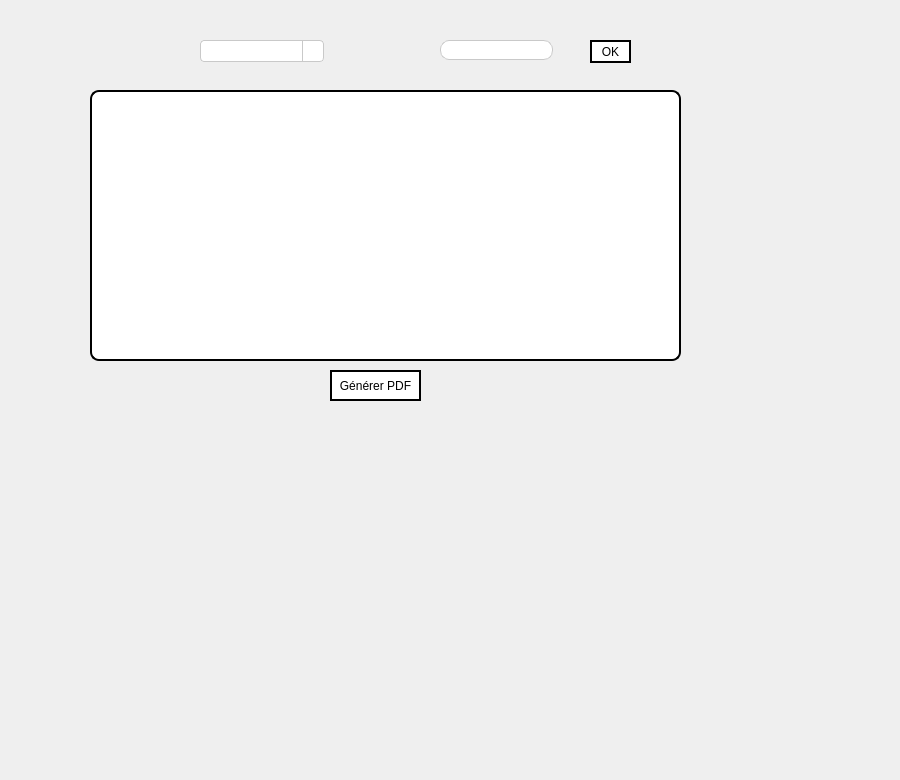
      <widget class="QWidget" name="tab_8">
       <attribute name="title">
        <string>Afficher un médicament</string>
       </attribute>
       <widget class="QLabel" name="label_3">
        <property name="geometry">
         <rect>
          <x>-140</x>
          <y>-120</y>
          <width>321</width>
          <height>211</height>
         </rect>
        </property>
        <property name="text">
         <string/>
        </property>
        <property name="pixmap">
         <pixmap>:/Downloads/filter-icon-funnel-illustration-symbol-web-filtration-vector/1x/Plan de travail 16.png</pixmap>
        </property>
       </widget>
       <widget class="QComboBox" name="comboBox_8">
        <property name="geometry">
         <rect>
          <x>200</x>
          <y>40</y>
          <width>124</width>
          <height>22</height>
         </rect>
        </property>
        <property name="styleSheet">
         <string notr="true">QComboBox {
background-color: #ffffff;
border: 1px solid #c9c9c9;
border-radius: 4px;
padding: 4px;
min-width: 6em;
}

QComboBox::drop-down {
subcontrol-origin: padding;
subcontrol-position: top right;
width: 20px;
border-left-width: 1px;
border-left-color: #c9c9c9;
border-left-style: solid;
border-top-right-radius: 4px;
border-bottom-right-radius: 4px;
}

QComboBox::down-arrow {
image: url(:/down_arrow.png);
}

QComboBox:hover {
border-color: #1e90ff;
}

QComboBox:focus {
border-color: #1e90ff;
}</string>
        </property>
        <property name="currentText">
         <string/>
        </property>
        <item>
         <property name="text">
          <string/>
         </property>
        </item>
       </widget>
       <widget class="QLabel" name="label_2">
        <property name="geometry">
         <rect>
          <x>170</x>
          <y>-10</y>
          <width>241</width>
          <height>101</height>
         </rect>
        </property>
        <property name="text">
         <string/>
        </property>
        <property name="pixmap">
         <pixmap resource="fond.qrc">:/search.png</pixmap>
        </property>
       </widget>
       <widget class="QLineEdit" name="lineEdit_produit_4">
        <property name="geometry">
         <rect>
          <x>440</x>
          <y>40</y>
          <width>113</width>
          <height>20</height>
         </rect>
        </property>
        <property name="styleSheet">
         <string notr="true">QLineEdit {
background-color: #ffffff;
border: 1px solid #c9c9c9;
border-radius: 9px;
padding: 2px 8px;
}

QLineEdit:focus {
border-color: #1e90ff;
}</string>
        </property>
       </widget>
       <widget class="QTableView" name="tableView_14">
        <property name="geometry">
         <rect>
          <x>90</x>
          <y>90</y>
          <width>591</width>
          <height>271</height>
         </rect>
        </property>
        <property name="styleSheet">
         <string notr="true">
QTableView {
background-color: #ffffff;
border: 2px solid #000000;
border-radius: 9px;
selection-background-color: #1e90ff;
selection-color: #ffffff;
}

QHeaderView::section {
background-color: #f0f0f0;
border: 9px solid #000000;
border-radius: 4px;
padding: 4px;
}</string>
        </property>
        <property name="sortingEnabled">
         <bool>true</bool>
        </property>
       </widget>
       <widget class="QPushButton" name="generer_pdf_10">
        <property name="geometry">
         <rect>
          <x>330</x>
          <y>370</y>
          <width>91</width>
          <height>31</height>
         </rect>
        </property>
        <property name="styleSheet">
         <string notr="true">QPushButton {
border: 2px solid black;
font: 87 7pt &quot;Segoe UI Black&quot;;
	background-color: rgb(255, 255, 255);

}</string>
        </property>
        <property name="text">
         <string>Générer PDF</string>
        </property>
       </widget>
       <widget class="QLabel" name="label_249">
        <property name="geometry">
         <rect>
          <x>-90</x>
          <y>-100</y>
          <width>891</width>
          <height>771</height>
         </rect>
        </property>
        <property name="text">
         <string/>
        </property>
        <property name="pixmap">
         <pixmap resource="fond.qrc">:/Plan de travail 1@3x.png</pixmap>
        </property>
       </widget>
       <widget class="QPushButton" name="Rechercher_NOUR_6">
        <property name="geometry">
         <rect>
          <x>590</x>
          <y>40</y>
          <width>41</width>
          <height>23</height>
         </rect>
        </property>
        <property name="styleSheet">
         <string notr="true">QPushButton {
border: 2px solid black;
font: 87 7pt &quot;Segoe UI Black&quot;;
	background-color: rgb(255, 255, 255);

}</string>
        </property>
        <property name="text">
         <string>OK</string>
        </property>
       </widget>
       <zorder>label_249</zorder>
       <zorder>label_2</zorder>
       <zorder>label_3</zorder>
       <zorder>comboBox_8</zorder>
       <zorder>lineEdit_produit_4</zorder>
       <zorder>tableView_14</zorder>
       <zorder>generer_pdf_10</zorder>
       <zorder>Rechercher_NOUR_6</zorder>
      </widget>
